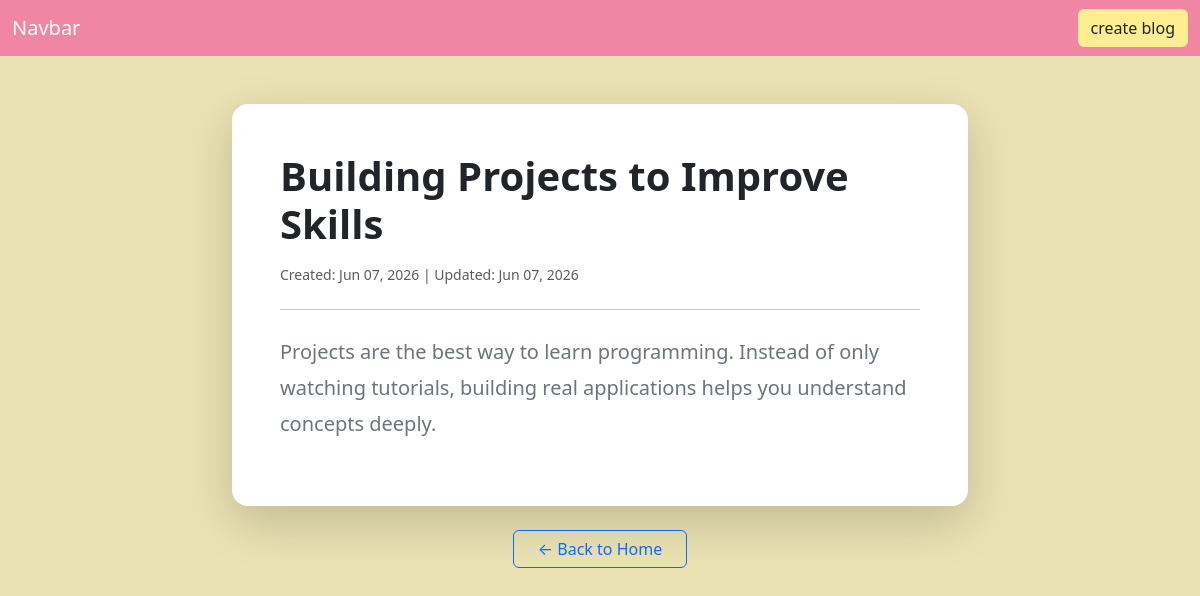
Screenshot of /blog/view/17 with the database file from the repository.
### blog/models.py (models this page shows, shortened)
class Blog(models.Model):
    title=models.CharField(max_length=44)
    description=models.TextField(max_length=555)
    created_at=models.DateTimeField(auto_now_add=True)
    updated_at=models.DateTimeField(auto_now=True)
    image=models.ImageField(blank=True)

### blog/views.py (the view)
# urls.py: path('blog/view/<int:id>',views.view_blog,name='view_blog'),
def view_blog(request,id):
   blog=Blog.objects.get(id=id)
   data={'blog':blog}
   return render(request,'view.html',data)

### templates/view.html (shortened to what this page needs)
{% extends 'base.html' %}
{% block content %}
<div class="container py-5">
    <div class="row justify-content-center">
        <div class="col-md-8">
            <div class="card border-0 shadow-lg rounded-4">
                <div class="card-body p-5">
                    <h1 class="fw-bold mb-3 text-dark">
                        {{ blog.title }}
                    </h1>
                    <div class="text-muted small mb-4">
                        Created: {{ blog.created_at|date:"M d, Y" }} |
                        Updated: {{ blog.updated_at|date:"M d, Y" }}
                    </div>
                    <hr>
                    <p class="fs-5 text-secondary mt-4" style="line-height: 1.8;">
                        {{ blog.description }}
                    </p>
                </div>
            </div>
            <div class="text-center mt-4">
                <a href="{% url 'home' %}" class="btn btn-outline-primary px-4">
                    ← Back to Home
                </a>
            </div>
        </div>
    </div>
</div>
{% endblock %}

### rows the page displays
Blog: title "Building Projects to Improve Skills", created_at "Jun 07, 2026", updated_at "Jun 07, 2026", description "Projects are the best way to learn programming. Instead of only watching tutorials, building real applications helps you understand concepts deeply."
